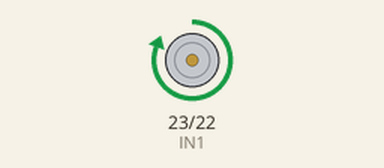
Simulated run of this sketch. Board: Arduino Mega 2560, built with avr-gcc and run on an emulated ATmega2560. Shown: motor-driver pin pairs drawn as motors (green arrow = first pin HIGH = forward, orange = second pin HIGH = backward, longer = more drive, scaled by the enable pin).

Above: at 1.0 s.
At 3.0 s:
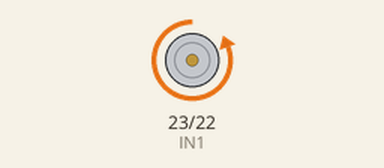
Timing chart, 0 to 5.2 s (numbered marks = the images above):
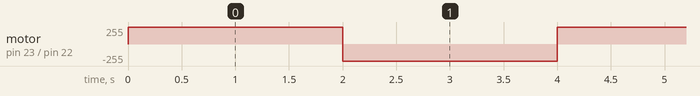

The sketch:

motor.ino
```cpp
// Définition des broches de commande du L298N
const int IN1 = 23;  // Direction 1
const int IN2 = 22;  // Direction 2
const int ENA = 21;  // Contrôle de la vitesse (PWM)

// Variables pour ajuster la vitesse
int vitesse = 255; // Valeur PWM de 0 à 255 (vitesse maximale)

// Fonction d'initialisation
void setup() {
  // Initialiser les broches comme sorties
  pinMode(IN1, OUTPUT);
  pinMode(IN2, OUTPUT);
  pinMode(ENA, OUTPUT);

  // Activer le contrôle PWM pour ENA
  analogWrite(ENA, vitesse); // Utiliser PWM pour contrôler la vitesse
}

// Fonction de boucle
void loop() {
  // Faire tourner le moteur dans un sens (par exemple sens horaire)
  digitalWrite(IN1, HIGH); // Active la direction
  digitalWrite(IN2, LOW);  // Inhibe l'autre direction

  delay(2000);  // Attendre 2 secondes

  // Faire tourner le moteur dans l'autre sens (sens anti-horaire)
  digitalWrite(IN1, LOW);
  digitalWrite(IN2, HIGH);

  delay(2000);  // Attendre 2 secondes
}
```

Measured:
- by itself, motor on pin 23 (IN1) / pin 22 (IN2): alternates forward 255/255 for 2.0 s and backward 255/255 for 2.0 s
